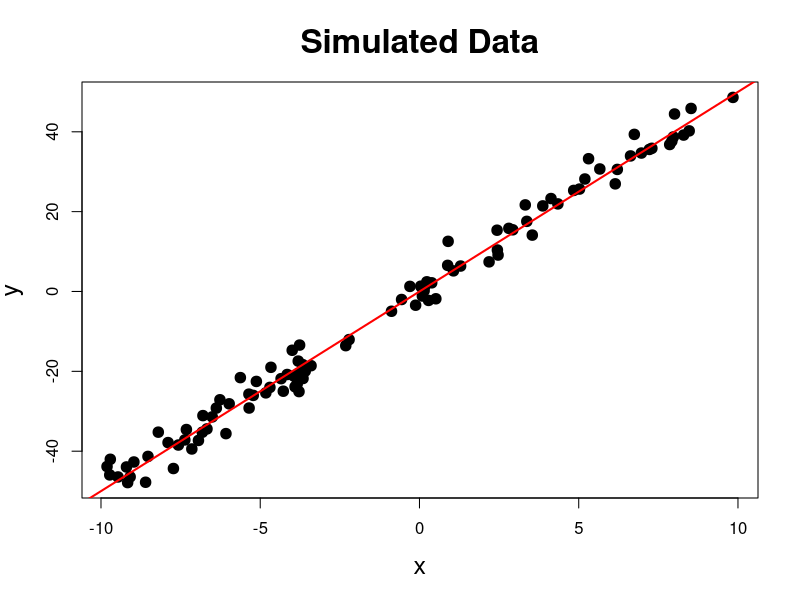
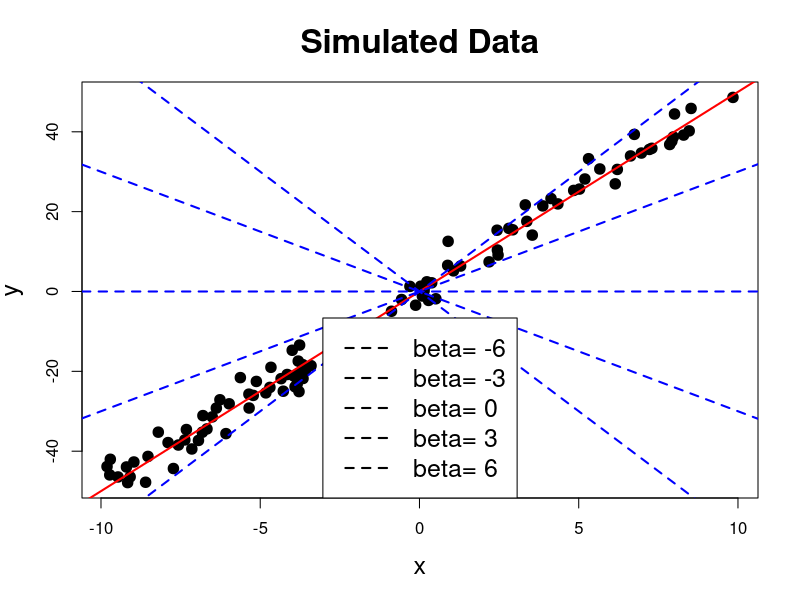
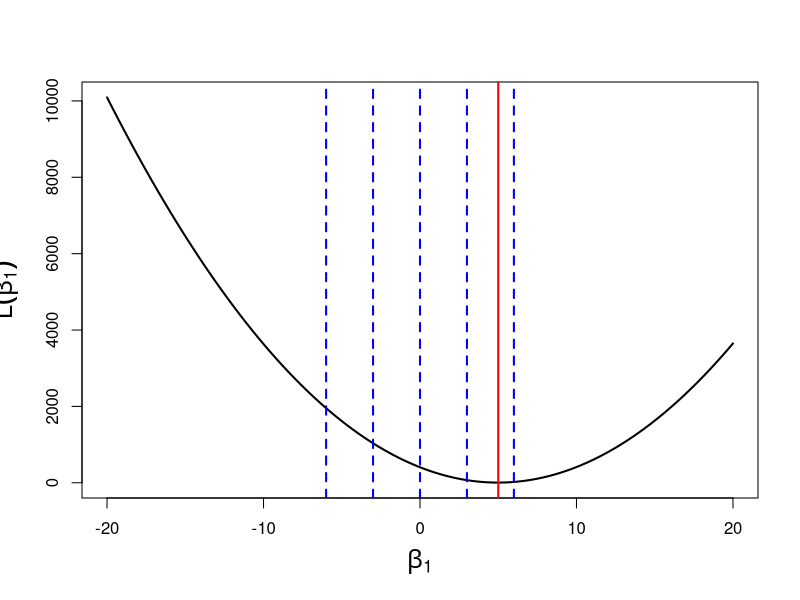
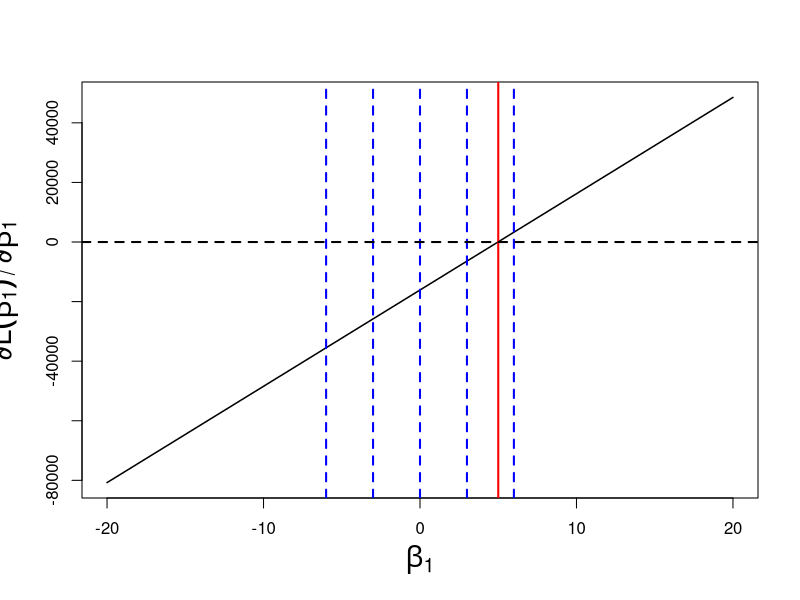
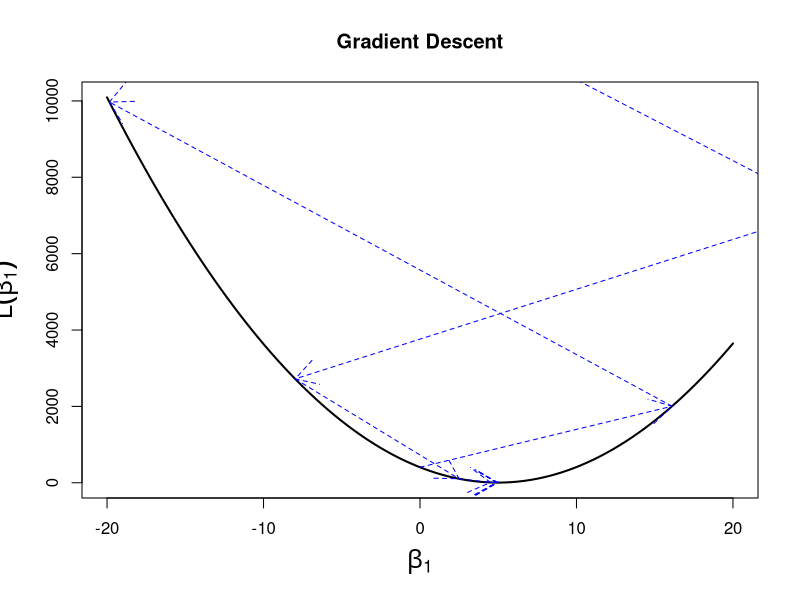
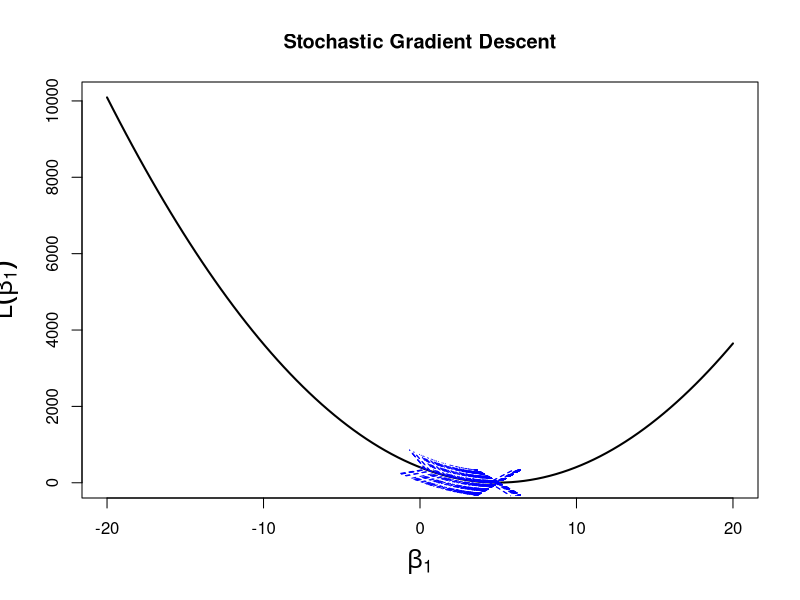

Recreate these plots in R, in order.
## ---- chunk 1
options(htmltools.dir.version = FALSE)
knitr::opts_chunk$set(cache=TRUE)
## ---- chunk 2
set.seed(1234)
true_beta <- 5
x <- runif(100, -10, 10)
y <- x * true_beta + rnorm(100, mean=0, sd=sqrt(10))
plot(x,y,pch=19,cex=1.4,main="Simulated Data", cex.lab=1.5, cex.main=2)
abline(a=0, b=true_beta, col="red", lwd= 2)
## ---- chunk 3
plot(x,y,pch=19,cex=1.4,main="Simulated Data", cex.lab=1.5, cex.main=2)
abline(a=0, b=true_beta, col="red", lwd= 2)
for (b in seq(-6,6, len=5)) {
  abline(a=0,b=b,col="blue", lwd=2, lty=2)
}
legend("bottom", legend=paste("beta=", seq(-6,6,len=5)), lwd=2, lty=2, cex=1.5)
## ---- chunk 4
n <- length(y)
compute_loss <- function(beta, x, y) {
  0.5 * mean((y-x*beta)^2)
}
beta <- seq(-20, 20, len=100)
plot(beta, sapply(beta, compute_loss, x=x, y=y), type="l", lwd=2, ylab=expression(L(beta[1])),cex.lab=1.5,xlab=expression(beta[1]))
abline(v=true_beta, col="red", lwd=2)
abline(v=seq(-6,6,len=5), col="blue", lwd=2, lty=2)
## ---- chunk 5
loss_derivative <- function(beta, x, y) {
  f <- beta * x
  resid <- y - f
  sum(resid * (-x))
}

plot(beta, sapply(beta, loss_derivative, x=x, y=y), type="l", lwd=1.5, xlab=expression(beta[1]), ylab=expression(partialdiff * L(beta[1]) / partialdiff * beta[1]),cex.lab=1.7)

abline(v=true_beta, col="red", lwd=2)
abline(v=seq(-6,6,len=5), col="blue", lwd=2, lty=2)
abline(h=0, col="black", lwd=2, lty=2)
## ---- chunk 6
# Implementation of gradient descent for least squares regression
# for a single predictor (x)
#
# There is some code here that is only used to generate illustrative plots and would not be part of real solver
gradient_descent <- function(x, y, tol=1e-6, maxit=50, plot=FALSE) {
  # initialize estimate
  beta_1 <- 0; old_beta_1 <- Inf; i <- 0; beta_keep <- NA
  
  # compute loss at first estimate
  loss <- compute_loss(beta_1, x, y); loss_keep <- NA
  
  # starting step size
  alpha <- 1e-3
  difference <- Inf
  
  # check for convergence
  # (in practice, we do include a limit on the number of iterations)
  while ((difference > tol) && (i < maxit)) {
    cat("it: ", i, " beta: ", round(beta_1, 2), "loss: ", round(loss, 2), " alpha: ", round(alpha, 6), "\n")
    
    # this piece of code just adds steps to an existing plot
    if (plot && !is.na(beta_keep) && !is.na(loss_keep)) {
      suppressWarnings(arrows(beta_keep, loss_keep, beta_1, loss, lty=2, col="blue"))
    }
    
    # store the last estimate for plotting
    beta_keep <- beta_1; loss_keep <- loss;
    
    # store the last estimate to check convergence
    old_beta_1 <- beta_1
    
    # update estimate
    f <- beta_1 * x
    resid <- y - f    
    beta_1 <- beta_1 + alpha * sum(resid * x)
    
    # compute difference after taking step
    # to check convergence
    difference <- (beta_1 - old_beta_1)^2 / (old_beta_1)^2
  
    # compute loss and derivative for updated estimate
    loss <- compute_loss(beta_1, x, y)

    i <- i+1
    
    # shorten the step size
    if ((i %% 3) == 0) alpha <- alpha / 2
  }
  if (plot) {
    suppressWarnings(arrows(beta_keep, loss_keep, beta_1, loss, lty=2, col="blue"))
  }
  beta_1
}
## ---- chunk 7
plot(beta, sapply(beta, compute_loss, x=x, y=y), type="l", lwd=2, ylab=expression(L(beta[1])),cex.lab=1.5,xlab=expression(beta[1]), xlim=c(-20,20), main="Gradient Descent")

estimate <- gradient_descent(x, y, plot=TRUE)
## ---- chunk 8
# Implementation of stochastic gradient descent for least squares regression
# for a single predictor (x)
#
# There is some code here that is only used to generate illustrative plots
stochastic_gradient_descent <- function(x, y, tol=1e-6, maxit=50, plot=FALSE) {
  n <- length(y)
  
  # initialize estimate
  beta_1 <- 0; i <- 0; beta_keep <- NA
  
  # compute loss at first estimate
  loss <- compute_loss(beta_1, x, y); loss_keep <- NA
  
  # initial step size
  alpha <- 1e-3
  difference <- Inf
  
  # check for convergence
  # (in practice a max number of iterations is used)
  while ((difference > tol) && (i < maxit)) {
    cat("it: ", i, " beta: ", round(beta_1, 2), "loss: ", round(loss, 2), " alpha: ", round(alpha, 6), "\n")
    
    # store last estimate to check convergence
    old_beta_1 <- beta_1
    
    # iterate over observations
    for (j in seq(1,n)) {
      
      # add step to plot
      if (plot && !is.na(beta_keep) && !is.na(loss_keep)) {
        suppressWarnings(arrows(beta_keep, loss_keep, beta_1, loss, lty=2, col="blue"))
      }
      
      # store last estimate and loss for plotting
      beta_keep <- beta_1; loss_keep <- loss;
      
      # update estimate with j-th observation
      f <- beta_1 * x[j]
      resid <- y[j] - f      
      beta_1 <- beta_1 + alpha * resid * x[j]
      
      # compute loss with new estimate
      loss <- compute_loss(beta_1, x, y)
    }
    
    # check difference between current and old estimate
    # to check convergence
    difference <- (beta_1 - old_beta_1)^2 / old_beta_1^2
    i <- i+1
    
    # update step size
    if ((i %% 5) == 0) alpha <- alpha / 2
  }
  
  if (plot) {
    suppressWarnings(arrows(beta_keep, loss_keep, beta_1, loss, lty=2, col="blue"))
  }
  
  beta_1
}
## ---- chunk 9
plot(beta, sapply(beta, compute_loss, x=x, y=y), type="l", lwd=2, ylab=expression(L(beta[1])),cex.lab=1.5,xlab=expression(beta[1]), xlim=c(-20,20), main="Stochastic Gradient Descent")
estimate <- stochastic_gradient_descent(x, y, plot=TRUE)
